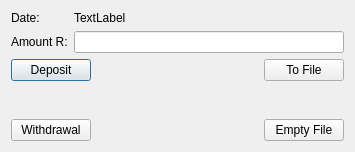
<?xml version="1.0" encoding="UTF-8"?>
<ui version="4.0">
 <class>BankingTransactions</class>
 <widget class="QDialog" name="BankingTransactions">
  <property name="geometry">
   <rect>
    <x>0</x>
    <y>0</y>
    <width>355</width>
    <height>152</height>
   </rect>
  </property>
  <property name="windowTitle">
   <string>Banking Transactions</string>
  </property>
  <layout class="QVBoxLayout" name="verticalLayout">
   <item>
    <layout class="QGridLayout" name="gridLayout_2">
     <item row="0" column="0">
      <widget class="QLabel" name="labelDate">
       <property name="text">
        <string>Date:</string>
       </property>
      </widget>
     </item>
     <item row="0" column="1">
      <widget class="QLabel" name="label_3">
       <property name="text">
        <string>TextLabel</string>
       </property>
      </widget>
     </item>
     <item row="1" column="0">
      <widget class="QLabel" name="labelAmount">
       <property name="text">
        <string>Amount R:</string>
       </property>
      </widget>
     </item>
     <item row="1" column="1">
      <widget class="QLineEdit" name="lineEditAmount"/>
     </item>
    </layout>
   </item>
   <item>
    <layout class="QGridLayout" name="gridLayout">
     <item row="0" column="0">
      <widget class="QPushButton" name="pushButtonDeposit">
       <property name="text">
        <string>Deposit</string>
       </property>
       <property name="default">
        <bool>true</bool>
       </property>
      </widget>
     </item>
     <item row="0" column="1">
      <spacer name="horizontalSpacer">
       <property name="orientation">
        <enum>Qt::Orientation::Horizontal</enum>
       </property>
       <property name="sizeHint" stdset="0">
        <size>
         <width>40</width>
         <height>20</height>
        </size>
       </property>
      </spacer>
     </item>
     <item row="0" column="2">
      <widget class="QPushButton" name="pushButtonFile">
       <property name="text">
        <string>To File</string>
       </property>
      </widget>
     </item>
     <item row="1" column="0">
      <spacer name="verticalSpacer">
       <property name="orientation">
        <enum>Qt::Orientation::Vertical</enum>
       </property>
       <property name="sizeHint" stdset="0">
        <size>
         <width>20</width>
         <height>40</height>
        </size>
       </property>
      </spacer>
     </item>
     <item row="1" column="2">
      <spacer name="verticalSpacer_2">
       <property name="orientation">
        <enum>Qt::Orientation::Vertical</enum>
       </property>
       <property name="sizeHint" stdset="0">
        <size>
         <width>20</width>
         <height>40</height>
        </size>
       </property>
      </spacer>
     </item>
     <item row="2" column="0">
      <widget class="QPushButton" name="pushButtonWithdrawal">
       <property name="text">
        <string>Withdrawal</string>
       </property>
      </widget>
     </item>
     <item row="2" column="1">
      <spacer name="horizontalSpacer_2">
       <property name="orientation">
        <enum>Qt::Orientation::Horizontal</enum>
       </property>
       <property name="sizeHint" stdset="0">
        <size>
         <width>40</width>
         <height>20</height>
        </size>
       </property>
      </spacer>
     </item>
     <item row="2" column="2">
      <widget class="QPushButton" name="pushButtonEmptyFile">
       <property name="text">
        <string>Empty File</string>
       </property>
      </widget>
     </item>
    </layout>
   </item>
  </layout>
 </widget>
 <resources/>
 <connections/>
</ui>
